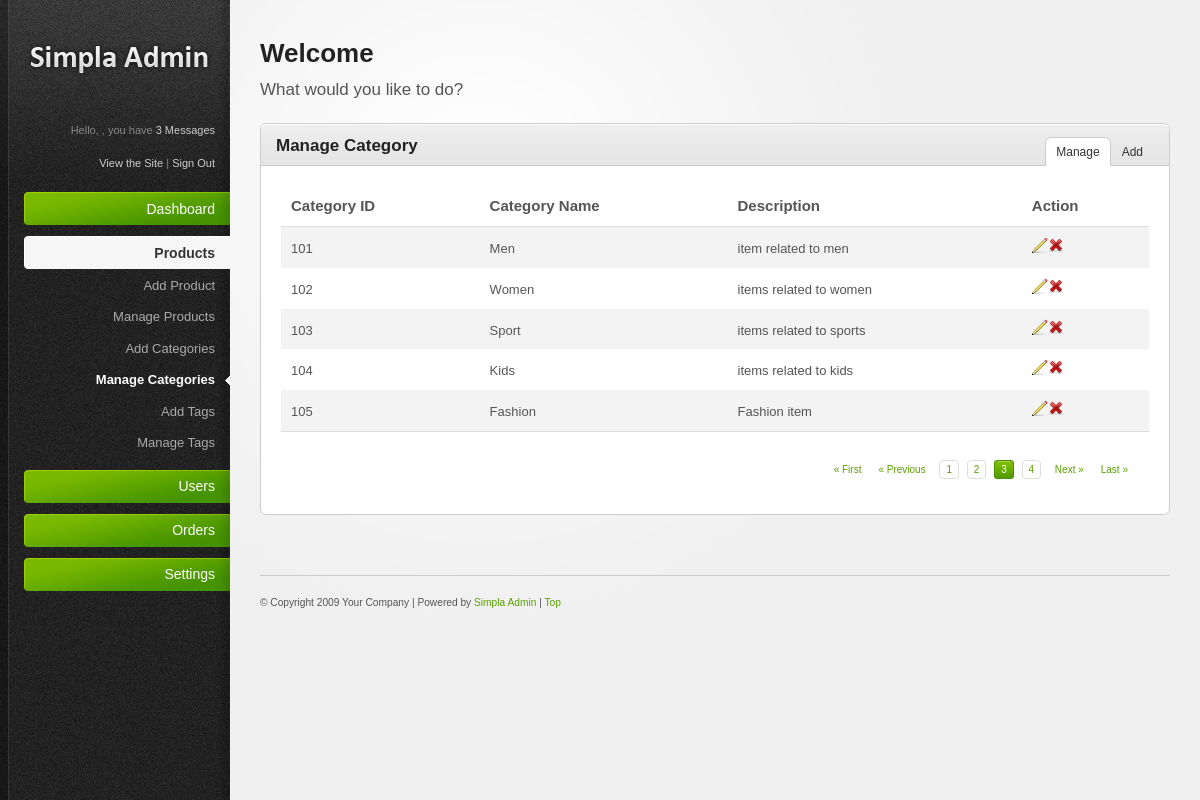
Screenshot of /managecategory.php with the database file from the repository.
### tables this page shows
CREATE TABLE `category` (
  `categoryid` varchar(100) NOT NULL,
  `categoryname` varchar(100) NOT NULL,
  `description` varchar(100) NOT NULL
);

### managecategory.php (the view, shortened to what this page needs)
<?php include 'header.php'; ?>
<?php include 'sidebar.php'; ?>
<?php include 'config.php';
?>
    <div id="main-content">
        <h2><?php echo 'Welcome'.' '. $_SESSION['userdata']['uname']; ?></h2>
        <p id="page-intro">What would you like to do?</p>
        <div class="content-box">
            <div class="content-box-header">
                <h3>Manage Category</h3>
                <ul class="content-box-tabs">
                    <li><a href="#tab1" class="default-tab">Manage</a></li>
                    <li><a href="#tab2">Add</a></li>
                </ul>
            </div>
            <div class="content-box-content">
                <div class="tab-content default-tab" id="tab1">
                    <?php
                        $sql = "SELECT * FROM category";
                        $result = $conn->query($sql);
                    ?>
                    <table>
                        <thead>
                            <tr>
                               <th>Category ID</th>
                               <th>Category Name</th>
                               <th>Description</th>
                               <th>Action</th>
                            </tr>
                        </thead>
                        <tfoot>
                            <tr>
                                <td colspan="6">
                                    <div class="pagination">
                                        <a href="#" title="First Page">&laquo; First</a><a href="#" title="Previous Page">&laquo; Previous</a>
                                        <a href="#" class="number" title="1">1</a>
                                        <a href="#" class="number" title="2">2</a>
                                        <a href="#" class="number current" title="3">3</a>
                                        <a href="#" class="number" title="4">4</a>
                                        <a href="#" title="Next Page">Next &raquo;</a><a href="#" title="Last Page">Last &raquo;</a>
                                    </div>
                                </td>
                            </tr>
                        </tfoot>
                        <tbody>
                        <?php while ($row = $result->fetch_assoc()) {
                                    echo '<tr>';
                                        echo '<td>'.$row['categoryid'].'</td>';
                                        echo '<td>'.$row['categoryname'].'</td>';
                                        echo '<td>'.$row['description'].'</td>';
                                        echo '<td>';
                                        echo "<a href='editcategory.php?edit=$row[categoryid]' title='Edit'><img src='resources/images/icons/pencil.png' alt='Edit' /></a>";
                                         echo "<a href='managecategory.php?delete=$row[categoryid]' title='Delete'><img src='resources/images/icons/cross.png' alt='Delete' /></a>";
                                        echo '</td>';
                                    echo '</tr>';
                                }
                               ?>
                        </tbody>
                    </table>
                </div>
            </div>
        </div>
        <?php include 'footer.php'; ?>

### resources/css/style.css (style rules this page uses)
html { font-size: 100%; height: 100%; margin-bottom: 1px; }
body { font-family: Arial, Helvetica, sans-serif; color: #555; background: #f0f0f0 url('../images/bg-body.gif') top left repeat-y; font-size: 12px; }
h1, h2, h3, h4, h5, h6 { font-family: Helvetica, Arial, sans-serif; color: #222; font-weight: bold; }
h2 { font-size: 26px; padding: 0 0 10px 0; }
h3 { font-size: 17px; padding: 0 0 10px 0; }
a { color: #57a000; text-decoration: none; }
p { padding: 5px 0 10px 0; line-height: 1.6em; }
#main-content { margin: 0 30px 0 260px; padding: 40px 0 0 0; }
#page-intro { font-size: 17px; padding: 0 0 20px 0; }
#main-content ul, #main-content ol { padding: 10px 0; }
#main-content ul li { background: url('../images/icons/bullet_black.png') center left no-repeat; padding: 4px 0 4px 20px; }
.content-box { border: 1px solid #ccc; margin: 0 0 20px 0; background: #fff; }
.content-box-header { background: #e5e5e5 url('../images/bg-content-box.gif') top left repeat-x; margin-top: 1px; height: 40px; }
.content-box-header h3 { padding: 12px 15px 10px; float: left; }
ul.content-box-tabs { float: right; padding: 12px 15px 0 0 !important; margin: 0 !important; }
ul.content-box-tabs li { float: left; margin: 0; padding: 0 !important; background-image: none !important; }
ul.content-box-tabs li a { color: #333; padding: 8px 10px; display: block; margin: 1px; border-bottom: 0; }
ul.content-box-tabs li a.current { background: #fff; border: 1px solid #ccc; border-bottom: 0; margin: 0; }
.content-box-content { padding: 20px; font-size: 13px; border-top: 1px solid #ccc; }
#main-content table { width: 100%; border-collapse: collapse; }
#main-content table thead th { font-weight: bold; font-size: 15px; border-bottom: 1px solid #ddd; }
#main-content tbody { border-bottom: 1px solid #ddd; }
#main-content tbody tr { background: #fff; }
#main-content tbody tr.alt-row { background: #f3f3f3; }
#main-content table td, #main-content table th { padding: 10px; line-height: 1.3em; }
#main-content .pagination { text-align: right; padding: 20px 0 5px 0; font-family: Verdana, Arial, Helvetica, sans-serif; font-size: 10px; }
.pagination a { margin: 0 5px 0 0; padding: 3px 6px; }
.pagination a.number { border: 1px solid #ddd; }
.pagination a.current { background: #469400 url('../images/bg-button-green.gif') top left repeat-x !important; border-color: #459300 !important; color: #fff !important; }

### resources/css/invalid.css (style rules this page uses)
.button, #main-content table tfoot td .bulk-actions select, .pagination a.number, form input.text-input, form textarea, form .wysiwyg, form select, .dp-popup { -moz-border-radius: 4px; -webkit-border-radius: 4px; border-radius: 4px; }
.content-box, .content-box-header, ul.content-box-tabs li a.current, .shortcut-button, .notification { -moz-border-radius: 6px; -webkit-border-radius: 6px; border-radius: 6px; }
.content-box-header { -moz-border-radius-bottomleft: 0; -moz-border-radius-bottomright: 0; -webkit-border-bottom-left-radius: 0; -webkit-border-bottom-right-radius: 0; border-bottom-left-radius: 0; border-bottom-right-radius: 0; }
ul.content-box-tabs li a.current { -moz-border-radius-bottomleft: 0; -moz-border-radius-bottomright: 0; -webkit-border-bottom-left-radius: 0; -webkit-border-bottom-right-radius: 0; border-bottom-left-radius: 0; border-bottom-right-radius: 0; }

### rows the page displays
category: categoryid "101", categoryname "Men", description "item related to men"
category: categoryid "102", categoryname "Women", description "items related to women"
category: categoryid "103", categoryname "Sport", description "items related to sports"
category: categoryid "104", categoryname "Kids", description "items related to kids"
category: categoryid "105", categoryname "Fashion", description "Fashion item"
